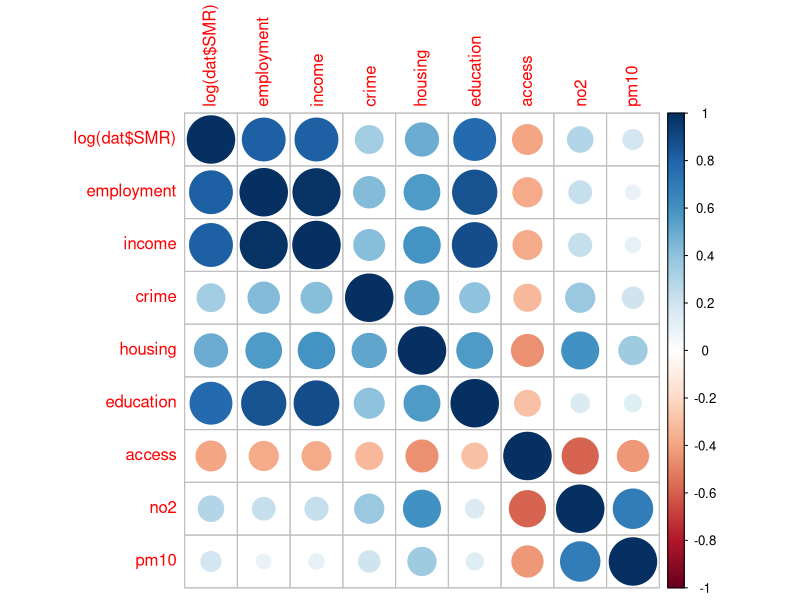
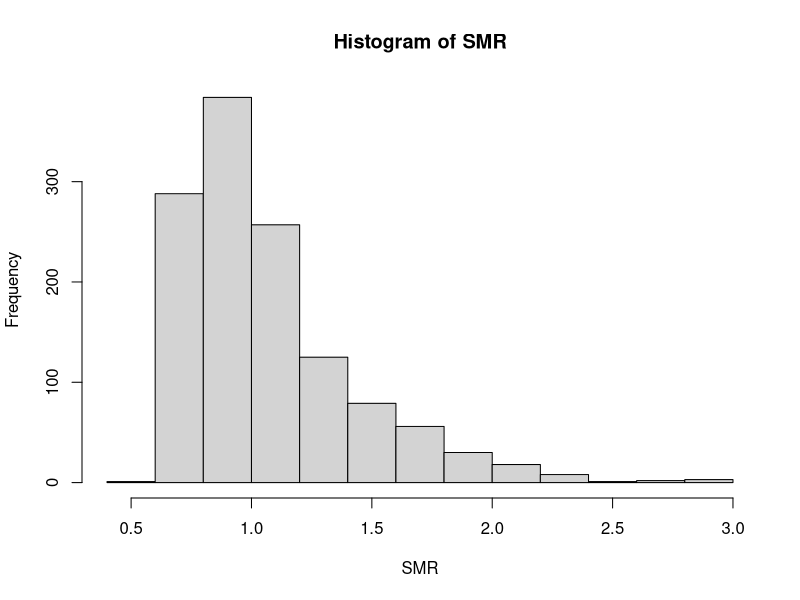
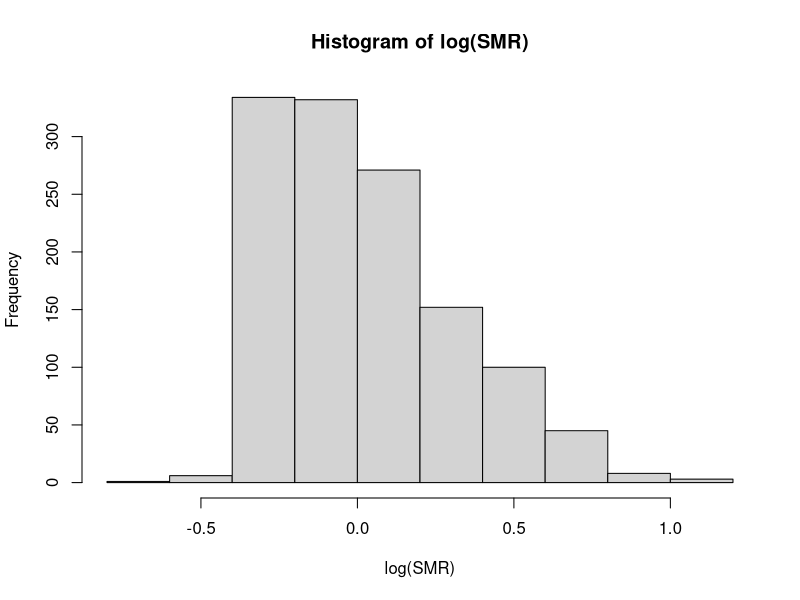

The R script that drew these images, in order:
### ### ### ### ### ### ### ###
##### Epidemiology study #####
### ### ### ### ### ### ### ###

# Aim: estimate effect of exposure to air pollution on health
# What is the effect of air pollution on the risk of respiratory hospitalisation in Scotland?
# Data: data on air pollution, health, and confounders in 2015-2016 for each intermediate
# zone in Scotland

### Set up ###
dat <- read.csv("Air pollution and health.csv")
head(dat)
dim(dat)


##### SMR #####
# Standard Mortality Ratio (SMR) = Observed number of deaths / Expected number of deaths
# The number of observed hospitalisations in an IZ depends on the number of people living in that zone
# as well as population demographics (age, sex structure)
# Therefoe we must calculate SMR to get a standardised 
# Calculate SMR and add as a column to the data frame
dat$SMR <- dat$YhospResp / dat$EhospResp




##### Correlation matrix#####
# Produce correlation matrix of all variables that can be included in the model
# Using log(SMR) bc Poisson regression with log link it being used
M <- cor(cbind(log(dat$SMR), dat[, 5 :12]))
M

# Plot it
library(corrplot)
corrplot(M, method = 'circle', type = "full" 
         #,col = colorRampPalette(c("darkblue", "blue", "white", "pink", "red"))(10)
         )
# Education, income, and employment appear highly correlated with each other.
# Housing appears moderately correlated with education, income, and housing. 
# This makes intuitive sense; we would expect people who are educated to have higher income and hence
# afford better quality of housing. These all are essentially a measure of income so only include one
# in the model to avoid complications related to multicollinearity
# pm10 and no2 appear highly correlated. Again this is surely because they are both measures of air 
# pollution so we can consider retaining only retain one



##### Fit model #####
# We will use a Poisson regression model because our response is count type data
# We include an offset term to allow for variations in population size between the different IZ's. The offset 
# is on the log scale to match the log link we are using for the Poisson GLM

# Model with both no2 and pm10
mod1 <- glm(YhospResp ~ offset(log(EhospResp)) + income + crime + access + no2 + pm10, family = "poisson", data = dat)
summary(mod1)

# Model with only no2
mod2 <- glm(YhospResp ~ offset(log(EhospResp)) + income + crime + access + no2, family = "poisson", data = dat)
summary(mod2)

library(broom)
glance(mod1)
glance(mod2)
# Both no2 and pm10 appear significant in mod1. The AIC of mod1 (both pollutant variables) is lower
# suggesting mod1 is better

#Compute the relative change in risk for:
#a one unit increase in no2;
#one standard deviation increase in no2.
#Why might we prefer using the standard deviation?





# Producse histograms of the SMR and log(SMR)
hist(mod1$fitted.values / dat$EhospResp, main = "Histogram of SMR", xlab = "SMR")
hist(log(mod1$fitted.values / dat$EhospResp), main = "Histogram of log(SMR)", xlab = "log(SMR)")



# Predicting risk
linPred <- mod1$coeff[1] + 8*mod1$coeff[2] + 350*mod1$coeff[3] + 10*mod1$coeff[4] + 5*mod1$coeff[5]
unname(linPred)

# Risk is just the exponential of the linear predictor
risk <- exp(linPred)
unname(risk)

SE <- summary(mod1)$coefficients[1,2] +
  8 * summary(mod1)$coefficients[2,2] +
  350 * summary(mod1)$coefficients[3,2] +
  10 * summary(mod1)$coefficients[4,2] + 
  5 * summary(mod1)$coefficients[5,2]

unname(SE)
lower <- exp(linPred - 1.96 * SE)
upper <- exp(linPred + 1.96 * SE)
c(unname(lower), unname(upper))

# If a person had income score 8, crime score 350, etc we would expect them to have risk of being admitted to
# hospital for a respiratory disease in the CI



summary(dat$no2)

riskUpperQuart <- exp(mod1$coeff[1] + 8 * mod1$coeff[2] + 350 * mod1$coeff[3] + 10 * mod1$coeff[4] + 
                        14.044 * mod1$coeff[5])

unname(riskUpperQuart)

riskMax <- exp(mod1$coeff[1] + 8 * mod1$coeff[2] + 350 * mod1$coeff[3] + 10 * mod1$coeff[4] + 
                 38.291 * mod1$coeff[5])

unname(riskMax)

summary(dat)

